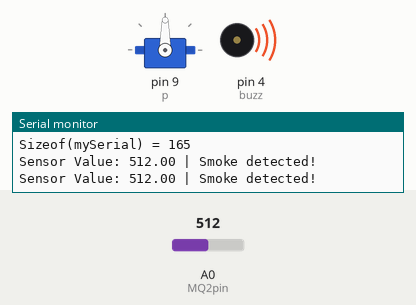
The sketch below on a simulated Arduino Uno, built with avr-gcc and run on an emulated ATmega328P. Shown: servo, buzzer (waves = sounding, pin HIGH), the last lines printed to the serial monitor. The test bench sets the inputs (shaded band); at power-on: A0 (MQ2pin) = 512. The modem accepts every AT command (registered, SIM ready, sends succeed) and sends nothing else.

Above: at 12.2 s.
12.3 s: A0 (MQ2pin) set to 413
At 20.9 s:
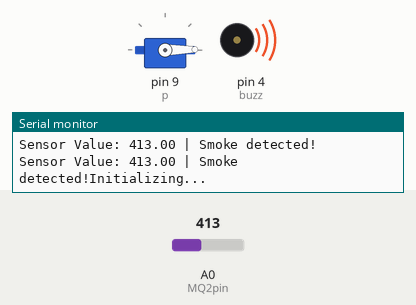
21.6 s: A0 (MQ2pin) set to 392
At 44.7 s:
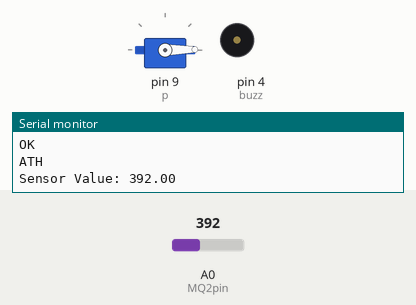
Timing chart, 0 to 45.2 s (numbered marks = the images above; inputs shaded):
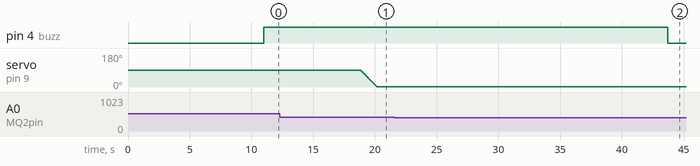

The sketch:

gas_sensor.ino
```cpp
#define MQ2pin (A0)
#include <Servo.h>
#include <SoftwareSerial.h>
SoftwareSerial mySerial(3, 2); // RX, TX
Servo servo;
float sensorValue;  //variable to store sensor value
int buzz=4;
int p = 9;
int c = 0;
String num="ATD 7007231250;";
//int buzz1=5;
int i = 1;
void setup()
{

  pinMode(buzz,OUTPUT);
  Serial.begin(9600); // sets the serial port to 9600

   delay(1000);
   mySerial.begin(9600);
   Serial.println("Testing SIM800L module");
  Serial.println("Gas sensor warming up!");
   Serial.println();
    Serial.print("Sizeof(mySerial) = "); Serial.println(sizeof(mySerial));
      Serial.println();
  servo.attach(p);
  delay(10000); // allow the MQ-6 to warm up


}
void rotate(){
  for(i=90; i>=1; i--){
    servo.write(i);
    delay(15);
  }
}
void call(){
   Serial.println("Initializing...");
  delay(1000);

  mySerial.println("AT"); //Once the handshake test is successful, i t will back to OK
  updateSerial();
  Serial.println("AT");
  mySerial.println("ATD 7007231250;");
  updateSerial();
  delay(20000); // wait for 20 seconds...
  mySerial.println("ATH"); //hang up

  updateSerial();
 Serial.println("ATH");

}
void buzzer()
{
  digitalWrite(buzz,HIGH);
   //digitalWrite(buzz1,HIGH);
  delay(100);
  //digitalWrite(buzz1,LOW);
}
void loop()
{
  sensorValue = analogRead(MQ2pin); // read analog input pin 0

  Serial.print("Sensor Value: ");
  Serial.print(sensorValue);

  if(sensorValue > 400)
  {
    Serial.print(" | Smoke detected!");
    buzzer();
    if(c==7){
      rotate();
      call();

    }
    c++;
  }
  else
  {
     digitalWrite(buzz,LOW);
  }

  Serial.println("");
  delay(1000); // wait 1s for next reading
}
void updateSerial()
{
  delay(500);
  while (Serial.available())
  {
    mySerial.write(Serial.read());//Forward what Serial received to Software Serial Port
  }
  while(mySerial.available())
  {
    Serial.write(mySerial.read());//Forward what Software Serial received to Serial Port
  }
}
```

Measured:
- the behaviour switches between 401 and 400 on A0 (MQ2pin) (found by bisection; images 1 and 2)
- after the input at 21.6 s, pin 4 (buzz): HIGH → LOW after 22.1 s
